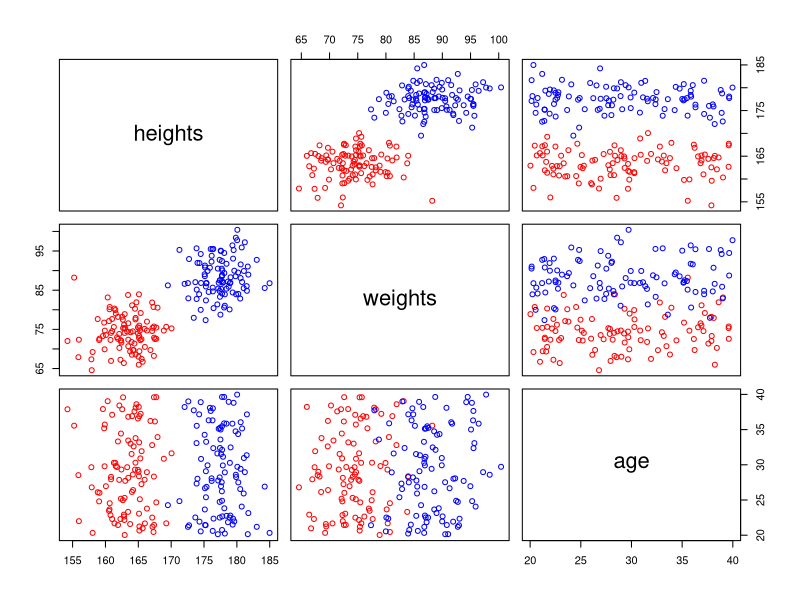
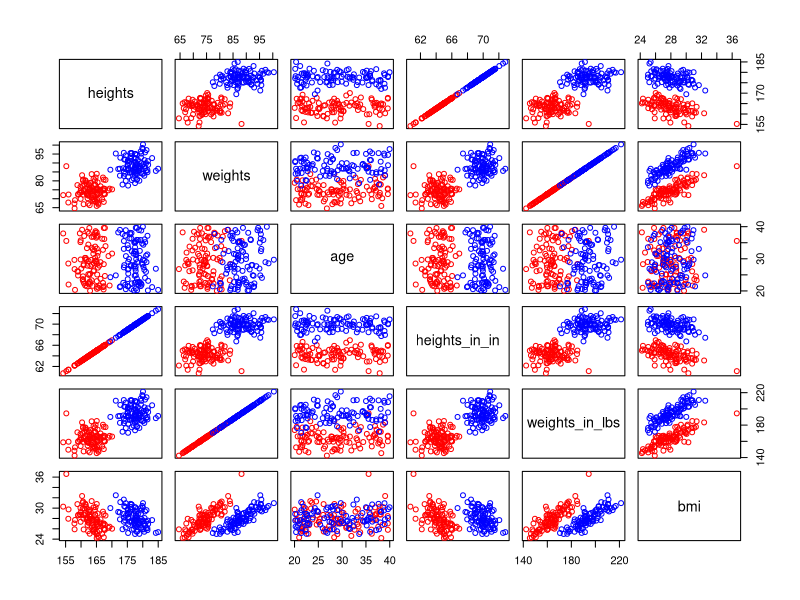
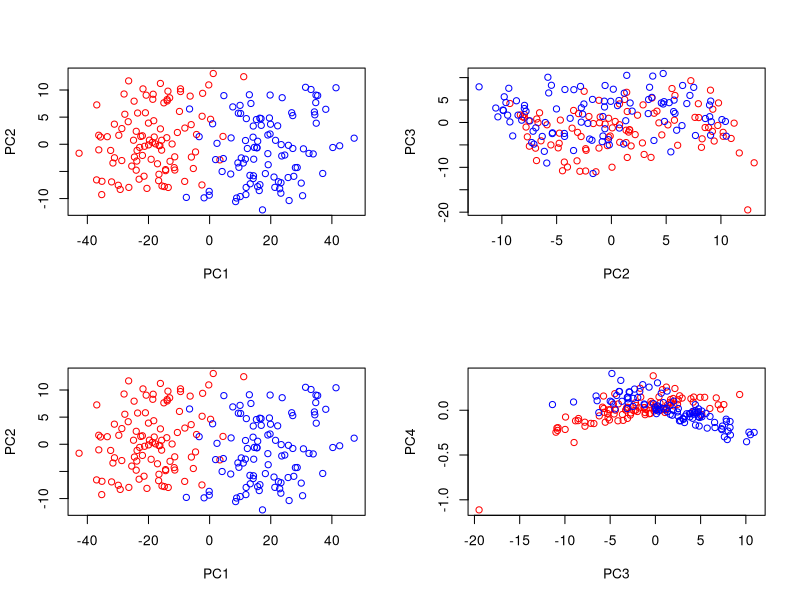
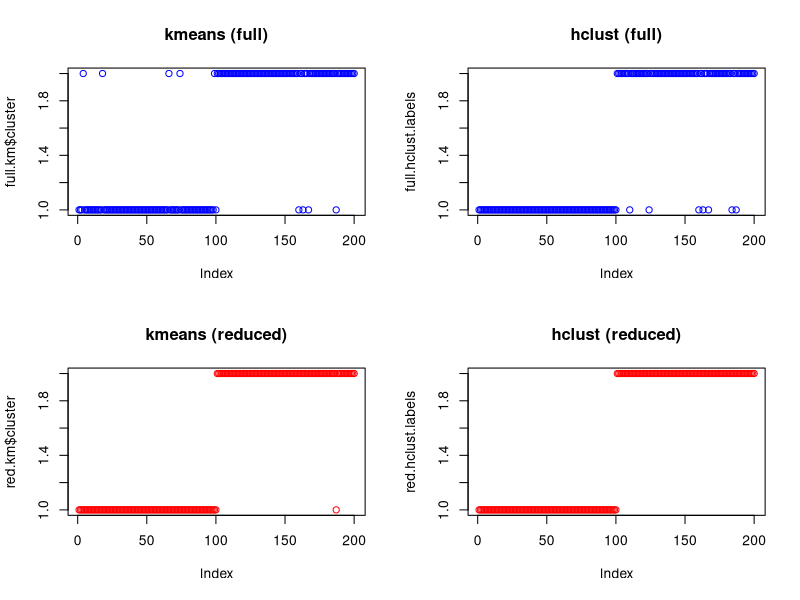

Here is the R script that generated these plots, in order:
# I've set up some variables that you will need to leave unchanged
# for this assignment.
 
female = list()
male = list()
all = list()

female$n = 100
male$n = 100
all$n = female$n + male$n

female$ave.height = 163.2 # cm
female$ave.weight = 74.7 # kg

male$ave.height = 177.6 # cm
male$ave.weight = 88.3 # kg 

all$height.sd = 3 # cm
all$weight.sd = 5 # kg

all$young = 20
all$old = 40

# Setting the seed
# Note: this should be left alone as well and you shouldn't set
# the seed again in this file

set.seed(42)

# Now you need to implement some helper functions to simulate
# measuring independent variables (i.e., height, weight, and age)
# from a population.

# (1 point) Implement the heights function
# 
# Takes the following arguments:
#   n: the number of samples
#   ave: the average height
#   sd: the standard deviation from that average
#
# Returns a length n numeric vector of heights randomly drawn
# from the normal distribution specified by the input average
# and standard deviation.

heights = function(n, ave, sd) {
  
    heights.val = rnorm(n, mean = ave, sd = sd)
    return(heights.val)
    
}

# (0 points) The weights function is already implemented
# by the heights function.
weights = heights

# (1 point) Implement the ages function
# 
# Takes the following arguments:
#   n: the number of samples
#   min: the minimum age
#   max: the maximum age
#
# Returns a length n numeric vector of ages randomly drawn
# from the uniform distribution between the oldest and youngest
# person.

ages = function(n, min, max) {
  
    ages.vec = runif(n, min = min, max = max)
    return(ages.vec)
    
}

# (1 point) Implement the convert.heights function
# 
# Takes the following arguments:
#   heights: a numeric vector of heights
#
# Returns the vector of heights converted from from cm
# to inches.  You should convert centimeters to inches
# by multiplying by 0.393701.

convert.heights = function(heights) {
  
    convert = heights*0.393701
    return(convert)
    
}

# (1 point) Implement the convert.weights function
# 
# Takes the following arguments:
#   weights: a numeric vector of weights
#
# Returns the vector of weights converted from from kilograms
# to pounds.  You should convert kilograms to pounds
# by multiplying by 2.20462.

convert.weights = function(weights)  {
    
    convert = weights*2.20462
    return(convert)
    
}

# (2 points) Implement the compute.bmi function
# 
# Takes the following arguments:
#   heights: a numeric vector of heights (in cm)
#   weights: a numeric vector of weights (in kg)
#
# If heights and weights have the same number of elements, the
# function returns a numeric vector of bmi values.
#
# Otherwise the functions returns NULL.
#
# A person's body mass index (BMI) should be calculated as their
# weight in kg divided by their squared heights in m

compute.bmi = function(heights, weights)  {
    
    if(length(heights) != length(weights)) {
      return(NULL)
    }
    else
      BMI.index = weights / ((heights)/100)^2
    return(BMI.index)
    
}

# Now you are going to create some datastructures using these functions
# and the variables I defined for you.

# (1 point) Create a dataframe female$df.base
# The names should be as follows:
#
# > names(female$df.base)
# [1] "height" "weight" "age"
# 
# where
#
#   height is the result of calling heights
#   weight is the result of calling weights
#   age is the result of calling ages

female$df.base = data.frame(
    c(heights(female$n, female$ave.height, all$height.sd)),
    c(weights(female$n, female$ave.weight, all$weight.sd)), 
    c(ages(female$n, all$young, all$old))
)
names(female$df.base) = c("height", "weight", "age")

# (1 point) Create a dataframe male$df.base
# same as above but for males

male$df.base = data.frame(
  c(heights(male$n, male$ave.height, all$height.sd)),
  c(weights(male$n, male$ave.weight, all$weight.sd)), 
  c(ages(male$n, all$young, all$old))
)
names(male$df.base) = c("height", "weight", "age")

# (1 point) Create a dataframe female$df
# The names should be as follows:
#
# > names(female$df)
# [1] "heights"        "weights"        "age"            "heights_in_in" 
# [5] "weights_in_lbs" "bmi"
#
# where
#
#   height, weight, and age come from female$df.base
#   heights_in_in, weights_in_lbs, and bmi result from
#    calling the corresponding functions you made above
#    on the relevant parts of female$df.base

female$df = data.frame(
    c(female$df.base[["height"]]),
    c(female$df.base[["weight"]]),
    c(female$df.base[["age"]]),
    c(convert.heights(female$df.base[["height"]])),
    c(convert.weights(female$df.base[["weight"]])),
    c(compute.bmi(female$df.base[["height"]],female$df.base[["weight"]]))
)
names(female$df) = c("heights", "weights", "age", "heights_in_in", "weights_in_lbs", "bmi")

# (1 point) Create a dataframe male$df
# same as above but for males

male$df = data.frame(
  c(male$df.base[["height"]]),
  c(male$df.base[["weight"]]),
  c(male$df.base[["age"]]),
  c(convert.heights(male$df.base[["height"]])),
  c(convert.weights(male$df.base[["weight"]])),
  c(compute.bmi(male$df.base[["height"]],male$df.base[["weight"]]))
)
names(male$df) = c("heights", "weights", "age", "heights_in_in", "weights_in_lbs", "bmi")

# (1 point) Create a dataframe all$df
# The first rows of this dataframe consist of female$df
# and the last rows consist of male$df.  In addition, your
# dataframe should have an additional column 'gender',
# which is a factor of 'f's and 'm's.
#
# > names(all$df)
# [1] "heights"        "weights"        "age"            "heights_in_in" 
# [5] "weights_in_lbs" "bmi"            "gender"

combined = rbind(female$df, male$df)
all$df = cbind(combined, gender = c(rep("f", 100), rep("m", 100)))

# (2 points) Plot a scatterplot matrix from the first three columns of all$df
# Make sure that females are colored red and males are colored blue
#
# You many want to read more here:
#  http://www.stat.berkeley.edu/classes/s133/R-4a.html

plot(all$df[,1:3], col=c(rep('red', 100), rep('blue', 100)))

# (2 points) Plot a scatterplot matrix from the first six columns of all$df
# Again make sure that females are colored red and males are colored blue

plot(all$df[,1:6], col=c(rep('red', 100), rep('blue', 100)))

# (1 point) Create a prcomp object from all$df called pca
# You will need to remove non-numeric columns first

pca = prcomp(all$df[,-7])

# (4 points) Plot data projected on its principal components
#
# In one figure create the following four plots:
#  all$df projected on to it 1st and 2nd components
#  all$df projected on to it 2nd and 3rd components
#  all$df projected on to it 1st and 3rd components
#  all$df projected on to it 3rd and 4th components
#
# Again make sure that females are colored red and males are colored blue

par(mfrow = c(2,2))
plot(pca$x[,1:2], col=c(rep('red', 100), rep('blue', 100)))
plot(pca$x[,2:3], col=c(rep('red', 100), rep('blue', 100)))
plot(pca$x[,1:3], col=c(rep('red', 100), rep('blue', 100)))
plot(pca$x[,3:4], col=c(rep('red', 100), rep('blue', 100)))

# (1 point) Create a kmeans object using all$df
# set k to 2 and make sure that you use 10 different initial conditions

full.km = kmeans(all$df[,-7], centers = 2)

# (1 point) Create a hclust object using all$df

full.hclust = dist(all$df[,-7], method = 'euclidean')

# (1 point) Find the labels using cutree with k=2

full.hclust.labels = as.vector(cutree(hclust(full.hclust), k=2))
 
# (1 point) Create a kmeans object using just the first two columns of all$df
# set k to 2 and make sure that you use 10 different initial conditions

red.km = kmeans(all$df[,1:2], centers = 2)

# (1 point) Create a hclust object using just the first two columns of all$df

red.hclust = dist(all$df[,1:2], method = 'euclidean')

# (1 point) Find the labels using cutree with k=2

red.hclust.labels = as.vector(cutree(hclust(red.hclust), k=2))

# (4 point) Plot the data projected on its first two dimensions
# (i.e., height and weight).  
#
# In one figure create four such plots where the points are
# colored according to:
#  1. full.km$cluster and title this plot "kmeans (full)"
#  2. full.hclust.labels and title this plot "hclust (full)"
#  3. red.km$cluster and title this plot "kmeans (reduced)"
#  4. red.hclust.labels and title this plot "hclust (reduced)"
#
# Use red and blue again to color the two groups, but note that
# you shouldn't try to make sure the colors are necessarily coded
# to female and male.

par(mfrow = c(2,2))
plot(full.km$cluster, main = "kmeans (full)", col = 'blue')
plot(full.hclust.labels, main = "hclust (full)", col = 'blue')
plot(red.km$cluster, main = "kmeans (reduced)", col = 'red')
plot(red.hclust.labels, main = "hclust (reduced)", col = 'red')
